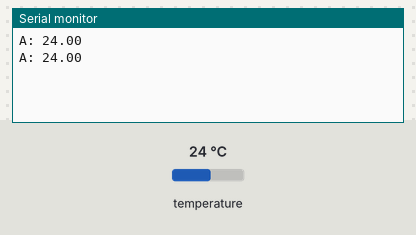
This sketch was run on a simulated ESP8266 (Wemos D1 mini). Shown: the last lines printed to the serial monitor. Inputs (shaded band) come from the test bench; at power-on: temperature 24 °C.

Above: at 3.3 s.
3.4 s: temperature set to 12 °C
At 5.5 s:
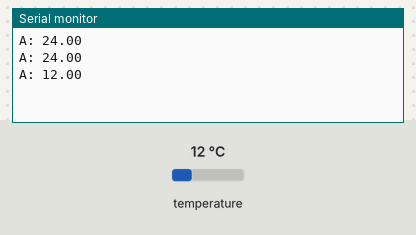
5.9 s: temperature set to 19 °C
At 6.8 s:
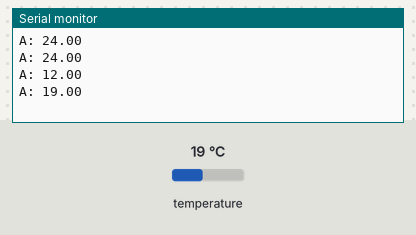
Timing chart, 0 to 8.9 s (numbered marks = the images above; inputs shaded):
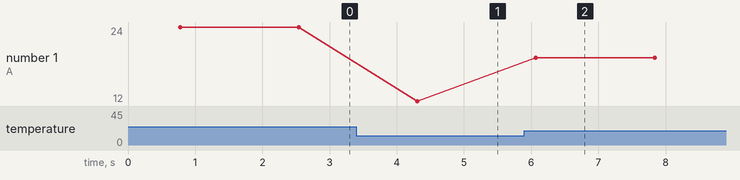

Measured:
- after the input at 3.4 s, the serial monitor: prints a new line after 0.91 s (image 1)
- after the input at 5.9 s, the serial monitor: prints a new line after 0.17 s (image 2)
- plotted number 1: 24 → 12 after the input at 3.4 s, 12 → 19 after the input at 5.9 s

The sketch:

wemos_dallas_serial.ino
```cpp
#include <OneWire.h>
#include <DallasTemperature.h>

// Pin where the sensor is connected
#define ONE_WIRE_BUS D2

// Setup a oneWire instance to communicate with the DS18B20
OneWire oneWire(ONE_WIRE_BUS);

// Pass our oneWire reference to DallasTemperature
DallasTemperature sensors(&oneWire);

void setup() {
  Serial.begin(115200);
  sensors.begin(); // Start the sensor
}

void loop() {
  sensors.requestTemperatures(); // Request temperature readings
  float temperatureC = sensors.getTempCByIndex(0); // Get temperature in Celsius

  if (temperatureC != DEVICE_DISCONNECTED_C) {
    Serial.print("A: ");
    Serial.print(temperatureC);
    Serial.println("");
  } else {
    Serial.println("Error: Could not read temperature data.");
  }

  delay(1000); // Wait 1 second before the next reading
}
```
